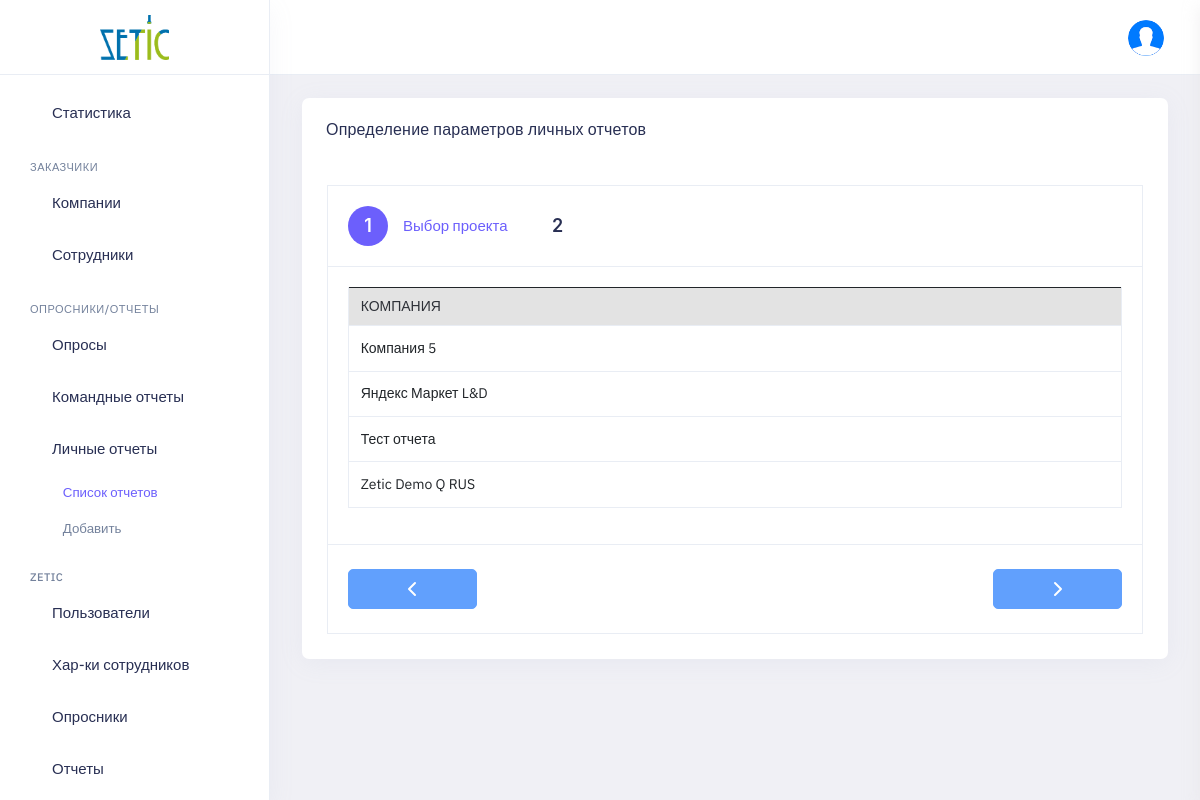
Page /panel/individual_reports_list (signed in) on the committed database.
### pdf/models.py (models this page shows, shortened)
class Company(models.Model):
    created_at = models.DateTimeField(auto_now_add=True, null=True, blank=True)
    created_by = models.ForeignKey(User, default=None, null=True, on_delete=models.PROTECT)
    name = models.CharField(max_length=150, blank=False, null=False)
    version = models.IntegerField(null=True, default=0)
    active = models.BooleanField(default=True, null=False)
    email = models.CharField(max_length=100, blank=True, null=True, default=None)
    public_code = models.CharField(max_length=10, blank=False, null=False, default='')
    class Meta:
        verbose_name_plural = 'Компании'
        verbose_name = 'Компания'

### panel/views.py (the view)
# urls.py: path('individual_reports_list', panel_views.individual_reports_list, name='individual_reports_list'),
@login_required(redirect_field_name=None, login_url='/login/')
def individual_reports_list(request):
    context = info_common(request)
    if context == 'logout':
        return render(request, 'login.html', {'error': 'Ваша учетная запись деактивирована'})
    else:
        cur_user_role_name = UserProfile.objects.get(user=request.user).role.name
        if cur_user_role_name == 'Менеджер':
            companies = Company.objects.filter(created_by=request.user)
        if cur_user_role_name == 'Админ заказчика':
            companies = Company.objects.filter(id=Employee.objects.get(user=request.user).company.id)
        if cur_user_role_name == 'Админ' or cur_user_role_name == 'Суперадмин':
            companies = Company.objects.all()
        companies_arr = []
        for company in companies:
            reports = Report.objects.filter(participant__employee__company=company)
            if reports.count() > 0:
                companies_arr.append(company.name)
        context.update(
            {'companies_arr': companies_arr}
        )
        return render(request, 'panel_individual_reports_list.html', context)

### panel/views.py (called while the page is built)
@login_required(redirect_field_name=None, login_url='/login/')
def info_common(request):
    userprofile = UserProfile.objects.get(user=request.user)
    context = {
        'cur_userprofile': userprofile
    }
    if userprofile.role.name == 'Админ заказчика':
        employee = Employee.objects.get(user=request.user)
        if not employee.company_admin_active:
            logout(request)
            return 'logout'
        else:
            return context
    else:
        return context

### panel/templates/panel_individual_reports_list.html (shortened to what this page needs)
{% extends 'panel_base.html' %}
{% load static %}
    {% block content %}
        <div class="main-container container-fluid" id="main-container">
            <div class="page-header">
                <h1 class="page-title">Созданные личные отчеты</h1>
                <div>
                    <ol class="breadcrumb">
                        <li class="breadcrumb-item"><a href="javascript:void(0)">Home</a></li>
                        <li class="breadcrumb-item active" aria-current="page">Личные отчеты</li>
                    </ol>
                </div>
            </div>
            <div class="row">
                <div class="col-lg-12 col-md-12 col-sm-12 col-xl-12">
                    <div class="row ">
                            <div class="col-md-12">
                                <div class="card">
                                    <div class="card-header border-bottom-0">
                                        <div class="card-title">
                                            Определение параметров личных отчетов
                                        </div>
                                    </div>
                                    <div class="card-body">
                                        <div id="wizard1" role="application" class="wizard clearfix">
                                            <div class="steps clearfix">
                                                <ul role="tablist">
                                                    <li role="tab" class="current route-item" aria-disabled="false">
                                                        <a id="wizard1-t-0" aria-controls="wizard1-p-0">
                                                            <span class="number">1</span>
                                                            <span class="title">Выбор проекта</span>
                                                        </a>
                                                    </li>
                                                    <li role="tab" class="disabled route-item" aria-disabled="true">
                                                        <a id="wizard1-t-1" aria-controls="wizard1-p-1">
                                                            <span class="number">2</span>
                                                        </a>
                                                    </li>
                                                </ul>
                                            </div>
                                            <div class="content clearfix">
                                                <section id="wizard1-p-0" role="tabpanel" aria-labelledby="wizard1-h-0" class="body current" aria-hidden="false">
                                                    <div class="table-responsive">
                                                        <table class="table table-bordered text-nowrap border-bottom list-table" id="responsive-datatable">
                                                            <thead>
                                                                <tr>
                                                                    <th class="wd-15p border-bottom-0 table-header">Компания</th>
                                                                </tr>
                                                            </thead>
                                                            <tbody>
                                                                {% for company_arr in companies_arr %}
                                                                <tr class="table-row cursor-pointer">
                                                                    <td>{{ company_arr }}</td>
                                                                </tr>
                                                                {% endfor %}
                                                            </tbody>
                                                        </table>
                                                    </div>
                                                </section>
                                            </div>
                                            <div class="actions clearfix">
                                                <ul role="menu" aria-label="Pagination" class="row">
                                                    <div class="col-sm-12 col-md-2" style="padding: 0">
                                                        <button class="btn btn-primary my-1 nav-buttons disabled w-100" type="button" id="previous">
                                                            <svg viewBox="0 0 24 24" width="24" height="24" stroke="currentColor" stroke-width="2" fill="none" stroke-linecap="round" stroke-linejoin="round" class="css-i6dzq1">
                                                                <polyline points="15 18 9 12 15 6"></polyline>
                                                            </svg>
                                                        </button>
                                                    </div>
                                                    <div class="col-sm-12 col-md-2" style="padding: 0">
                                                        <button class="btn btn-primary my-1 nav-buttons float-end w-100 disabled" type="button" id="next">
                                                            <svg viewBox="0 0 24 24" width="24" height="24" stroke="currentColor" stroke-width="2" fill="none" stroke-linecap="round" stroke-linejoin="round" class="css-i6dzq1">
                                                                <polyline points="9 18 15 12 9 6"></polyline>
                                                            </svg>
                                                        </button>
                                                    </div>
                                                </ul>
                                            </div>
                                    </div>
                                </div>
                            </div>
                        </div>
                    </div>
                </div>
            </div>
        </div>
    {% endblock %}

### login/static/login/css/custom.css (style rules this page uses)
.cursor-pointer { cursor: pointer!important; }
.table-header { background-color: #e3e3e3 !important; }
.nav-buttons { width: 150px; height: 40px; text-align: center; }

### rows in the picture
Company: companies_arr "Компания 5"
Company: companies_arr "Яндекс Маркет L&D"
Company: companies_arr "Тест отчета"
Company: companies_arr "Zetic Demo Q RUS"
